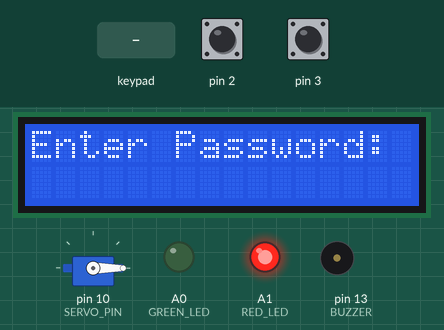
Recording of a sketch running on a simulated Arduino Uno, built with avr-gcc and run on an emulated ATmega328P. Parts: 16×2 character LCD, servo, output pins drawn as LEDs (lit = HIGH), buzzer (waves = sounding, pin HIGH). Inputs (shaded band) come from the test bench; at power-on: pin 2 HIGH, pin 3 HIGH. What the sketch prints to the serial monitor is not drawn.

Above: at 1.2 s.
1.3 s: keypad keys 1 2 3 4 * pressed 0.4 s apart
At 1.51 s:
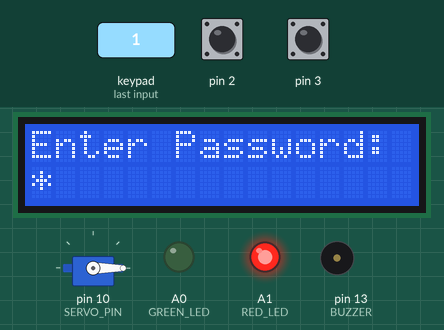
At 3.9 s:
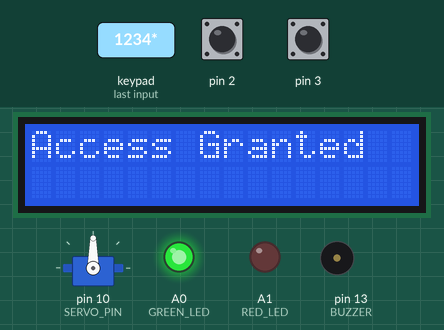
4.8 s: pin 2 pulled LOW for 0.15 s
At 8.8 s:
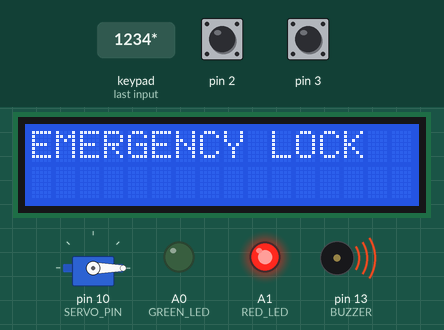
Timing chart, 0 to 14.5 s (numbered marks = the images above; inputs shaded):
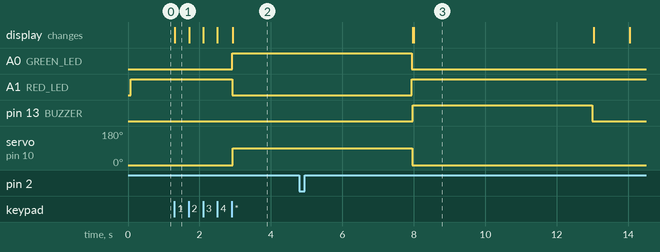

Measured:
- after the input at 1.3 s, A0 (GREEN_LED): LOW → HIGH after 1.6 s; A1 (RED_LED): HIGH → LOW after 1.6 s; servo on pin 10 (SERVO_PIN): 0° → 90° after 1.6 s; the display: changes at once (image 1)
- after the input at 4.8 s, pin 13 (BUZZER): LOW → HIGH after 3.2 s, → LOW 5.0 s later; the display: first differs from a run without the input after 3.2 s (image 3)

The sketch:

SLS_code.ino
```cpp
// 1. =================== LIBRARIES & DEFINITIONS ===================
#include <Keypad.h>
#include <Servo.h>
#include <Wire.h>
#include <LiquidCrystal_I2C.h>
#include <avr/io.h>
#include <avr/interrupt.h>

#define GREEN_LED A0
#define RED_LED A1
#define BUZZER 13
#define SERVO_PIN 10

// 2. =================== GLOBAL VARIABLES ===================
LiquidCrystal_I2C lcd(0x27, 16, 2);
Servo lockServo;

const byte ROWS = 4;
const byte COLS = 4;
char keys[ROWS][COLS] = {
  {'1','2','3','A'},
  {'4','5','6','B'},
  {'7','8','9','C'},
  {'*','0','#','D'}
};
byte rowPins[ROWS] = {4, 5, 6, 7};
byte colPins[COLS] = {8, 9, 11, 12};
Keypad keypad = Keypad(makeKeymap(keys), rowPins, colPins, ROWS, COLS);

char password[5] = "1234";
char enteredPassword[5];
int inputIndex = 0;
int attempts = 0;
bool locked = false;
bool inCooldown = false;
bool isUnlocked = false;

volatile bool emergencyTriggered = false;
volatile bool overrideTriggered = false;

// 3. =================== UART COMMUNICATION ===================
void initUART() {
  UBRR0H = 0;
  UBRR0L = 103;           // 9600 baud @ 16MHz
  UCSR0C = 0x86;          // 8-bit, 1 stop bit, no parity
  UCSR0B = 0x08;          // TX enabled
}

void sendByte(char c) {
  while (!(UCSR0A & (1 << UDRE0)));
  UDR0 = c;
}

void sendString(const char* s) {
  while (*s) {
    sendByte(*s++);
  }
}

// 4. =================== INTERRUPT SERVICE ROUTINES ===================
ISR(INT0_vect) {
  emergencyTriggered = true;
}

ISR(INT1_vect) {
  overrideTriggered = true;
}

// 5. =================== HARDWARE INITIALIZATION ===================
void initHardware() {
  lcd.init();
  lcd.backlight();
  lcd.print("Enter Password:");

  pinMode(GREEN_LED, OUTPUT);
  pinMode(RED_LED, OUTPUT);
  pinMode(BUZZER, OUTPUT);

  digitalWrite(RED_LED, HIGH);
  digitalWrite(GREEN_LED, LOW);

  lockServo.attach(SERVO_PIN);
  lockServo.write(0);

  DDRD &= ~(1 << PD2) & ~(1 << PD3); // PD2, PD3 as input
  PORTD |= (1 << PD2) | (1 << PD3);  // Pull-ups

  EICRA |= (1 << ISC01) | (1 << ISC11); // Falling edge for INT0 and INT1
  EIMSK |= (1 << INT0) | (1 << INT1);   // Enable INT0, INT1

  sei(); // Enable global interrupts
  initUART(); // UART initialization
}

// 6. =================== ARDUINO SETUP & LOOP ===================
void setup() {
  initHardware();
}

void loop() {
  if (emergencyTriggered) {
    triggerEmergencyLock();
    emergencyTriggered = false;
  }

  if (overrideTriggered) {
    toggleLock();
    overrideTriggered = false;
  }

  if (locked || inCooldown) return;

  char key = keypad.getKey();
  handleKeyInput(key);
}

// 7. =================== PASSWORD LOGIC ===================
void handleKeyInput(char key) {
  if (!key) return;

  if (key >= '0' && key <= '9') {
    if (inputIndex < 4) {
      lcd.setCursor(inputIndex, 1);
      lcd.print('*');
      enteredPassword[inputIndex++] = key;
    }
  } else if (key == '*' && inputIndex == 4) {
    enteredPassword[4] = '\0';
    if (strcmp(enteredPassword, password) == 0) {
      accessGranted();
    } else {
      accessDenied();
    }
    inputIndex = 0;
    clearInput();
  } else if (key == '#' && inputIndex == 4) {
    enteredPassword[4] = '\0';
    if (strcmp(enteredPassword, password) == 0) {
      changePassword();
    } else {
      accessDenied();
    }
    inputIndex = 0;
    clearInput();
  }
}

void accessGranted() {
  sendString("Access Granted\r\n");
  digitalWrite(RED_LED, LOW);
  digitalWrite(GREEN_LED, HIGH);
  lcd.clear();
  lcd.print("Access Granted");
  lockServo.write(90);
  delay(5000);
  lockServo.write(0);
  digitalWrite(GREEN_LED, LOW);
  digitalWrite(RED_LED, HIGH);
  lcd.clear();
  lcd.print("Enter Password:");
  attempts = 0;
}

void accessDenied() {
  sendString("Access Denied\r\n");
  digitalWrite(BUZZER, HIGH);
  lcd.clear();
  lcd.print("Access Denied");
  delay(2000);
  digitalWrite(BUZZER, LOW);
  lcd.clear();
  lcd.print("Enter Password:");
  attempts++;
  if (attempts >= 3) startCooldown();
}

// 8. =================== COOLDOWN FUNCTION ===================
void startCooldown() {
  inCooldown = true;
  sendString("Cooldown started\r\n");
  for (int i = 60; i > 0; i--) {
    lcd.clear();
    lcd.print("Cooldown: ");
    lcd.print(i);
    lcd.print("s");
    delay(1000);
  }
  attempts = 0;
  inCooldown = false;
  lcd.clear();
  lcd.print("Enter Password:");
}

// 9. =================== PASSWORD CHANGE ===================
void changePassword() {
  lcd.clear();
  lcd.print("New Password:");
  char newPassword[5];
  int idx = 0;

  while (idx < 4) {
    char k = keypad.getKey();
    if (k >= '0' && k <= '9') {
      newPassword[idx] = k;
      lcd.setCursor(idx, 1);
      lcd.print('*');
      idx++;
    }
  }

  newPassword[4] = '\0';
  strcpy(password, newPassword);
  sendString("Password changed to: ");
  sendString(password);
  sendString("\r\n");
  lcd.clear();
  lcd.print("Password Updated");
  delay(2000);
  lcd.clear();
  lcd.print("Enter Password:");
}

// 10. =================== LOCK & EMERGENCY HANDLERS ===================
void toggleLock() {
  if (isUnlocked) {
    lockServo.write(0);
    lcd.clear();
    lcd.print("Locked Manually");
    digitalWrite(RED_LED, HIGH);
    digitalWrite(GREEN_LED, LOW);
    sendString("Manual Lock\r\n");
  } else {
    lockServo.write(90);
    lcd.clear();
    lcd.print("Unlocked Manual");
    digitalWrite(RED_LED, LOW);
    digitalWrite(GREEN_LED, HIGH);
    sendString("Manual Unlock\r\n");
  }
  isUnlocked = !isUnlocked;
  delay(2000);
  lcd.clear();
  lcd.print("Enter Password:");
}

void triggerEmergencyLock() {
  locked = true;
  lockServo.write(0);
  digitalWrite(BUZZER, HIGH);
  digitalWrite(RED_LED, HIGH);
  digitalWrite(GREEN_LED, LOW);
  lcd.clear();
  lcd.print("EMERGENCY LOCK");
  sendString("EMERGENCY LOCK\r\n");
  delay(5000);
  digitalWrite(BUZZER, LOW);
  startCooldown();
  locked = false;
}

// 11. =================== INPUT UTILITIES ===================
void clearInput() {
  for (int i = 0; i < 4; i++) enteredPassword[i] = '\0';
  lcd.setCursor(0, 1);
  lcd.print("                ");
  lcd.setCursor(0, 1);
}
```
